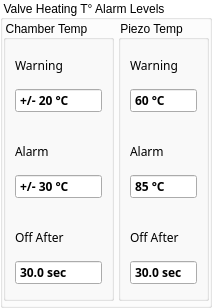
    <widget class="QGroupBox" name="groupBoxTemperatureValveAlarmLevels">
     <property name="sizePolicy">
      <sizepolicy hsizetype="Preferred" vsizetype="Preferred">
       <horstretch>0</horstretch>
       <verstretch>0</verstretch>
      </sizepolicy>
     </property>
     <property name="styleSheet">
      <string notr="true">QGroupBox{
    background-color: transparent;
}</string>
     </property>
     <property name="title">
      <string>Valve Heating T° Alarm Levels</string>
     </property>
     <layout class="QGridLayout" name="gridLayout_2">
      <property name="leftMargin">
       <number>0</number>
      </property>
      <property name="topMargin">
       <number>0</number>
      </property>
      <property name="rightMargin">
       <number>0</number>
      </property>
      <property name="bottomMargin">
       <number>4</number>
      </property>
      <property name="spacing">
       <number>4</number>
      </property>
      <item row="0" column="0">
       <widget class="QGroupBox" name="groupBoxValveChamberTemperatureLevels">
        <property name="sizePolicy">
         <sizepolicy hsizetype="Preferred" vsizetype="Preferred">
          <horstretch>0</horstretch>
          <verstretch>0</verstretch>
         </sizepolicy>
        </property>
        <property name="styleSheet">
         <string notr="true">QGroupBox{
    background-color: transparent;
}</string>
        </property>
        <property name="title">
         <string>Chamber Temp</string>
        </property>
        <layout class="QGridLayout" name="gridLayout_16">
         <property name="leftMargin">
          <number>0</number>
         </property>
         <property name="topMargin">
          <number>0</number>
         </property>
         <property name="rightMargin">
          <number>0</number>
         </property>
         <property name="bottomMargin">
          <number>4</number>
         </property>
         <property name="spacing">
          <number>4</number>
         </property>
         <item row="0" column="0">
          <widget class="ContentBoardItem" name="widgetDashBoardValveChamperTemperatureWarningLevel" native="true">
           <property name="minimumSize">
            <size>
             <width>0</width>
             <height>82</height>
            </size>
           </property>
           <property name="maximumSize">
            <size>
             <width>16777215</width>
             <height>82</height>
            </size>
           </property>
           <property name="styleSheet">
            <string notr="true">QDoubleSpinBox::focus{
 border: 2px solid rgb(0,95,135);
}</string>
           </property>
           <layout class="QGridLayout" name="gridLayout_64">
            <property name="leftMargin">
             <number>9</number>
            </property>
            <property name="topMargin">
             <number>9</number>
            </property>
            <property name="rightMargin">
             <number>9</number>
            </property>
            <property name="bottomMargin">
             <number>9</number>
            </property>
            <property name="spacing">
             <number>6</number>
            </property>
            <item row="0" column="0">
             <widget class="QLabel" name="labelContentBoardValveChamberTemperatureWarningLevel">
              <property name="font">
               <font>
                <family>Siemens Sans</family>
               </font>
              </property>
              <property name="text">
               <string>Warning</string>
              </property>
             </widget>
            </item>
            <item row="1" column="0">
             <widget class="QDoubleSpinBox" name="doubleSpinBoxValveChamberTemperatureWarningLevel">
              <property name="sizePolicy">
               <sizepolicy hsizetype="Preferred" vsizetype="Fixed">
                <horstretch>0</horstretch>
                <verstretch>0</verstretch>
               </sizepolicy>
              </property>
              <property name="font">
               <font>
                <family>Siemens Sans</family>
                <weight>75</weight>
                <bold>true</bold>
               </font>
              </property>
              <property name="styleSheet">
               <string notr="true">QDoubleSpinBox[STATE=&quot;Ok&quot;]
{
 background:rgb(249,247,248);
 min-width: 0px;
 border: 0px;
 }
QDoubleSpinBox[STATE=&quot;Error&quot;]
{ 
 background:rgb(202, 51, 51);
 min-width: 0px;
 border: 0px;
 }
QDoubleSpinBox[STATE =&quot;Warning&quot;]
{ 
 background:rgb(231, 121, 16);
 min-width: 0px;
 border: 0px;
 }

</string>
              </property>
              <property name="wrapping">
               <bool>false</bool>
              </property>
              <property name="buttonSymbols">
               <enum>QAbstractSpinBox::NoButtons</enum>
              </property>
              <property name="prefix">
               <string>+/- </string>
              </property>
              <property name="suffix">
               <string> °C</string>
              </property>
              <property name="decimals">
               <number>0</number>
              </property>
              <property name="minimum">
               <double>0.000000000000000</double>
              </property>
              <property name="maximum">
               <double>1000.000000000000000</double>
              </property>
              <property name="singleStep">
               <double>1.000000000000000</double>
              </property>
              <property name="value">
               <double>20.000000000000000</double>
              </property>
             </widget>
            </item>
           </layout>
          </widget>
         </item>
         <item row="1" column="0">
          <widget class="ContentBoardItem" name="widgetDashBoardValveChamperTemperatureAlarmLevel" native="true">
           <property name="minimumSize">
            <size>
             <width>0</width>
             <height>82</height>
            </size>
           </property>
           <property name="maximumSize">
            <size>
             <width>16777215</width>
             <height>82</height>
            </size>
           </property>
           <property name="styleSheet">
            <string notr="true">QDoubleSpinBox::focus{
 border: 2px solid rgb(0,95,135);
}





</string>
           </property>
           <layout class="QGridLayout" name="gridLayout_56">
            <property name="leftMargin">
             <number>9</number>
            </property>
            <property name="topMargin">
             <number>9</number>
            </property>
            <property name="rightMargin">
             <number>9</number>
            </property>
            <property name="bottomMargin">
             <number>9</number>
            </property>
            <property name="spacing">
             <number>6</number>
            </property>
            <item row="0" column="0">
             <widget class="QLabel" name="labelContentBoardValveChamberTemperatureAlarmLevel">
              <property name="font">
               <font>
                <family>Siemens Sans</family>
               </font>
              </property>
              <property name="text">
               <string>Alarm</string>
              </property>
             </widget>
            </item>
            <item row="1" column="0">
             <widget class="QDoubleSpinBox" name="doubleSpinBoxValveChamberTemperatureAlarmLevel">
              <property name="sizePolicy">
               <sizepolicy hsizetype="Preferred" vsizetype="Fixed">
                <horstretch>0</horstretch>
                <verstretch>0</verstretch>
               </sizepolicy>
              </property>
              <property name="font">
               <font>
                <family>Siemens Sans</family>
                <weight>75</weight>
                <bold>true</bold>
               </font>
              </property>
              <property name="styleSheet">
               <string notr="true">QDoubleSpinBox[STATE=&quot;Ok&quot;]
{
 background:rgb(249,247,248);
 min-width: 0px;
 border: 0px;
 }
QDoubleSpinBox[STATE=&quot;Error&quot;]
{ 
 background:rgb(202, 51, 51);
 min-width: 0px;
 border: 0px;
 }
QDoubleSpinBox[STATE =&quot;Warning&quot;]
{ 
 background:rgb(231, 121, 16);
 min-width: 0px;
 border: 0px;
 }

</string>
              </property>
              <property name="wrapping">
               <bool>false</bool>
              </property>
              <property name="buttonSymbols">
               <enum>QAbstractSpinBox::NoButtons</enum>
              </property>
              <property name="keyboardTracking">
               <bool>false</bool>
              </property>
              <property name="prefix">
               <string>+/- </string>
              </property>
              <property name="suffix">
               <string> °C</string>
              </property>
              <property name="decimals">
               <number>0</number>
              </property>
              <property name="minimum">
               <double>0.000000000000000</double>
              </property>
              <property name="maximum">
               <double>100.000000000000000</double>
              </property>
              <property name="singleStep">
               <double>1.000000000000000</double>
              </property>
              <property name="value">
               <double>30.000000000000000</double>
              </property>
             </widget>
            </item>
           </layout>
          </widget>
         </item>
         <item row="2" column="0">
          <widget class="ContentBoardItem" name="widgetDashBoardValveChamperTemperatureMaschineStopInSec" native="true">
           <property name="minimumSize">
            <size>
             <width>0</width>
             <height>82</height>
            </size>
           </property>
           <property name="maximumSize">
            <size>
             <width>16777215</width>
             <height>82</height>
            </size>
           </property>
           <property name="styleSheet">
            <string notr="true">QDoubleSpinBox::focus{
 border: 2px solid rgb(0,95,135);
}





</string>
           </property>
           <layout class="QGridLayout" name="gridLayout_57">
            <property name="leftMargin">
             <number>9</number>
            </property>
            <property name="topMargin">
             <number>9</number>
            </property>
            <property name="rightMargin">
             <number>9</number>
            </property>
            <property name="bottomMargin">
             <number>9</number>
            </property>
            <property name="spacing">
             <number>6</number>
            </property>
            <item row="0" column="0">
             <widget class="QLabel" name="labelContentBoardValveChamberTemperatureMaschineStopInSec">
              <property name="font">
               <font>
                <family>Siemens Sans</family>
               </font>
              </property>
              <property name="text">
               <string>Off After</string>
              </property>
             </widget>
            </item>
            <item row="1" column="0">
             <widget class="QDoubleSpinBox" name="doubleSpinBoxValveChamberTemperatureMaschineStopInSec">
              <property name="sizePolicy">
               <sizepolicy hsizetype="Preferred" vsizetype="Fixed">
                <horstretch>0</horstretch>
                <verstretch>0</verstretch>
               </sizepolicy>
              </property>
              <property name="font">
               <font>
                <family>Siemens Sans</family>
                <weight>75</weight>
                <bold>true</bold>
               </font>
              </property>
              <property name="styleSheet">
               <string notr="true">QDoubleSpinBox[STATE=&quot;Ok&quot;]
{
 background:rgb(249,247,248);
 min-width: 0px;
 border: 0px;
 }
QDoubleSpinBox[STATE=&quot;Error&quot;]
{ 
 background:rgb(202, 51, 51);
 min-width: 0px;
 border: 0px;
 }
QDoubleSpinBox[STATE =&quot;Warning&quot;]
{ 
 background:rgb(231, 121, 16);
 min-width: 0px;
 border: 0px;
 }

</string>
              </property>
              <property name="wrapping">
               <bool>false</bool>
              </property>
              <property name="buttonSymbols">
               <enum>QAbstractSpinBox::NoButtons</enum>
              </property>
              <property name="suffix">
               <string> sec</string>
              </property>
              <property name="decimals">
               <number>1</number>
              </property>
              <property name="minimum">
               <double>0.000000000000000</double>
              </property>
              <property name="maximum">
               <double>100.000000000000000</double>
              </property>
              <property name="singleStep">
               <double>1.000000000000000</double>
              </property>
              <property name="value">
               <double>30.000000000000000</double>
              </property>
             </widget>
            </item>
           </layout>
          </widget>
         </item>
        </layout>
       </widget>
      </item>
      <item row="0" column="1">
       <widget class="QGroupBox" name="groupBoxValvePiezoTemperatureLevels">
        <property name="sizePolicy">
         <sizepolicy hsizetype="Preferred" vsizetype="Preferred">
          <horstretch>0</horstretch>
          <verstretch>0</verstretch>
         </sizepolicy>
        </property>
        <property name="styleSheet">
         <string notr="true">QGroupBox{
    background-color: transparent;
}</string>
        </property>
        <property name="title">
         <string>Piezo Temp</string>
        </property>
        <layout class="QGridLayout" name="gridLayout_45">
         <property name="leftMargin">
          <number>0</number>
         </property>
         <property name="topMargin">
          <number>0</number>
         </property>
         <property name="rightMargin">
          <number>0</number>
         </property>
         <property name="bottomMargin">
          <number>4</number>
         </property>
         <property name="spacing">
          <number>4</number>
         </property>
         <item row="0" column="0">
          <widget class="ContentBoardItem" name="widgetDashBoardValvePiezoTemperatureWarningLevel" native="true">
           <property name="minimumSize">
            <size>
             <width>0</width>
             <height>82</height>
            </size>
           </property>
           <property name="maximumSize">
            <size>
             <width>16777215</width>
             <height>82</height>
            </size>
           </property>
           <property name="styleSheet">
            <string notr="true">QDoubleSpinBox::focus{
 border: 2px solid rgb(0,95,135);
}</string>
           </property>
           <layout class="QGridLayout" name="gridLayout_66">
            <property name="leftMargin">
             <number>9</number>
            </property>
            <property name="topMargin">
             <number>9</number>
            </property>
            <property name="rightMargin">
             <number>9</number>
            </property>
            <property name="bottomMargin">
             <number>9</number>
            </property>
            <property name="spacing">
             <number>6</number>
            </property>
            <item row="0" column="0">
             <widget class="QLabel" name="labelContentBoardValvePiezoTemperatureWarningLevel">
              <property name="font">
               <font>
                <family>Siemens Sans</family>
               </font>
              </property>
              <property name="text">
               <string>Warning</string>
              </property>
             </widget>
            </item>
            <item row="1" column="0">
             <widget class="QDoubleSpinBox" name="doubleSpinBoxValvePiezoTemperatureWarningLevel">
              <property name="sizePolicy">
               <sizepolicy hsizetype="Preferred" vsizetype="Fixed">
                <horstretch>0</horstretch>
                <verstretch>0</verstretch>
               </sizepolicy>
              </property>
              <property name="font">
               <font>
                <family>Siemens Sans</family>
                <weight>75</weight>
                <bold>true</bold>
               </font>
              </property>
              <property name="styleSheet">
               <string notr="true">QDoubleSpinBox[STATE=&quot;Ok&quot;]
{
 background:rgb(249,247,248);
 min-width: 0px;
 border: 0px;
 }
QDoubleSpinBox[STATE=&quot;Error&quot;]
{ 
 background:rgb(202, 51, 51);
 min-width: 0px;
 border: 0px;
 }
QDoubleSpinBox[STATE =&quot;Warning&quot;]
{ 
 background:rgb(231, 121, 16);
 min-width: 0px;
 border: 0px;
 }

</string>
              </property>
              <property name="wrapping">
               <bool>false</bool>
              </property>
              <property name="buttonSymbols">
               <enum>QAbstractSpinBox::NoButtons</enum>
              </property>
              <property name="prefix">
               <string/>
              </property>
              <property name="suffix">
               <string> °C</string>
              </property>
              <property name="decimals">
               <number>0</number>
              </property>
              <property name="minimum">
               <double>0.000000000000000</double>
              </property>
              <property name="maximum">
               <double>1000.000000000000000</double>
              </property>
              <property name="singleStep">
               <double>1.000000000000000</double>
              </property>
              <property name="value">
               <double>60.000000000000000</double>
              </property>
             </widget>
            </item>
           </layout>
          </widget>
         </item>
         <item row="1" column="0">
          <widget class="ContentBoardItem" name="widgetDashBoardValvePiezoTemperatureAlarmLevel" native="true">
           <property name="minimumSize">
            <size>
             <width>0</width>
             <height>82</height>
            </size>
           </property>
           <property name="maximumSize">
            <size>
             <width>16777215</width>
             <height>82</height>
            </size>
           </property>
           <property name="styleSheet">
            <string notr="true">QDoubleSpinBox::focus{
 border: 2px solid rgb(0,95,135);
}





</string>
           </property>
           <layout class="QGridLayout" name="gridLayout_60">
            <property name="leftMargin">
             <number>9</number>
            </property>
            <property name="topMargin">
             <number>9</number>
            </property>
            <property name="rightMargin">
             <number>9</number>
            </property>
            <property name="bottomMargin">
             <number>9</number>
            </property>
            <property name="spacing">
             <number>6</number>
            </property>
            <item row="0" column="0">
             <widget class="QLabel" name="labelContentBoardValvePiezoTemperatureAlarmLevel">
              <property name="font">
               <font>
                <family>Siemens Sans</family>
               </font>
              </property>
              <property name="text">
               <string>Alarm</string>
              </property>
             </widget>
            </item>
            <item row="1" column="0">
             <widget class="QDoubleSpinBox" name="doubleSpinBoxValvePiezoTemperatureAlarmLevel">
              <property name="sizePolicy">
               <sizepolicy hsizetype="Preferred" vsizetype="Fixed">
                <horstretch>0</horstretch>
                <verstretch>0</verstretch>
               </sizepolicy>
              </property>
              <property name="font">
               <font>
                <family>Siemens Sans</family>
                <weight>75</weight>
                <bold>true</bold>
               </font>
              </property>
              <property name="styleSheet">
               <string notr="true">QDoubleSpinBox[STATE=&quot;Ok&quot;]
{
 background:rgb(249,247,248);
 min-width: 0px;
 border: 0px;
 }
QDoubleSpinBox[STATE=&quot;Error&quot;]
{ 
 background:rgb(202, 51, 51);
 min-width: 0px;
 border: 0px;
 }
QDoubleSpinBox[STATE =&quot;Warning&quot;]
{ 
 background:rgb(231, 121, 16);
 min-width: 0px;
 border: 0px;
 }

</string>
              </property>
              <property name="wrapping">
               <bool>false</bool>
              </property>
              <property name="buttonSymbols">
               <enum>QAbstractSpinBox::NoButtons</enum>
              </property>
              <property name="prefix">
               <string/>
              </property>
              <property name="suffix">
               <string> °C</string>
              </property>
              <property name="decimals">
               <number>0</number>
              </property>
              <property name="minimum">
               <double>0.000000000000000</double>
              </property>
              <property name="maximum">
               <double>100.000000000000000</double>
              </property>
              <property name="singleStep">
               <double>1.000000000000000</double>
              </property>
              <property name="value">
               <double>85.000000000000000</double>
              </property>
             </widget>
            </item>
           </layout>
          </widget>
         </item>
         <item row="2" column="0">
          <widget class="ContentBoardItem" name="widgetDashBoardValvePiezoTemperatureMaschineStopInSec" native="true">
           <property name="minimumSize">
            <size>
             <width>0</width>
             <height>82</height>
            </size>
           </property>
           <property name="maximumSize">
            <size>
             <width>16777215</width>
             <height>82</height>
            </size>
           </property>
           <property name="styleSheet">
            <string notr="true">QDoubleSpinBox::focus{
 border: 2px solid rgb(0,95,135);
}





</string>
           </property>
           <layout class="QGridLayout" name="gridLayout_67">
            <property name="leftMargin">
             <number>9</number>
            </property>
            <property name="topMargin">
             <number>9</number>
            </property>
            <property name="rightMargin">
             <number>9</number>
            </property>
            <property name="bottomMargin">
             <number>9</number>
            </property>
            <property name="spacing">
             <number>6</number>
            </property>
            <item row="0" column="0">
             <widget class="QLabel" name="labelContentBoardValvePiezoTemperatureMaschineStopInSec">
              <property name="font">
               <font>
                <family>Siemens Sans</family>
               </font>
              </property>
              <property name="text">
               <string>Off After</string>
              </property>
             </widget>
            </item>
            <item row="1" column="0">
             <widget class="QDoubleSpinBox" name="doubleSpinBoxValvePiezoTemperatureMaschineStopInSec">
              <property name="sizePolicy">
               <sizepolicy hsizetype="Preferred" vsizetype="Fixed">
                <horstretch>0</horstretch>
                <verstretch>0</verstretch>
               </sizepolicy>
              </property>
              <property name="font">
               <font>
                <family>Siemens Sans</family>
                <weight>75</weight>
                <bold>true</bold>
               </font>
              </property>
              <property name="styleSheet">
               <string notr="true">QDoubleSpinBox[STATE=&quot;Ok&quot;]
{
 background:rgb(249,247,248);
 min-width: 0px;
 border: 0px;
 }
QDoubleSpinBox[STATE=&quot;Error&quot;]
{ 
 background:rgb(202, 51, 51);
 min-width: 0px;
 border: 0px;
 }
QDoubleSpinBox[STATE =&quot;Warning&quot;]
{ 
 background:rgb(231, 121, 16);
 min-width: 0px;
 border: 0px;
 }

</string>
              </property>
              <property name="wrapping">
               <bool>false</bool>
              </property>
              <property name="buttonSymbols">
               <enum>QAbstractSpinBox::NoButtons</enum>
              </property>
              <property name="suffix">
               <string> sec</string>
              </property>
              <property name="decimals">
               <number>1</number>
              </property>
              <property name="minimum">
               <double>0.000000000000000</double>
              </property>
              <property name="maximum">
               <double>100.000000000000000</double>
              </property>
              <property name="singleStep">
               <double>1.000000000000000</double>
              </property>
              <property name="value">
               <double>30.000000000000000</double>
              </property>
             </widget>
            </item>
           </layout>
          </widget>
         </item>
        </layout>
       </widget>
      </item>
     </layout>
    </widget>
